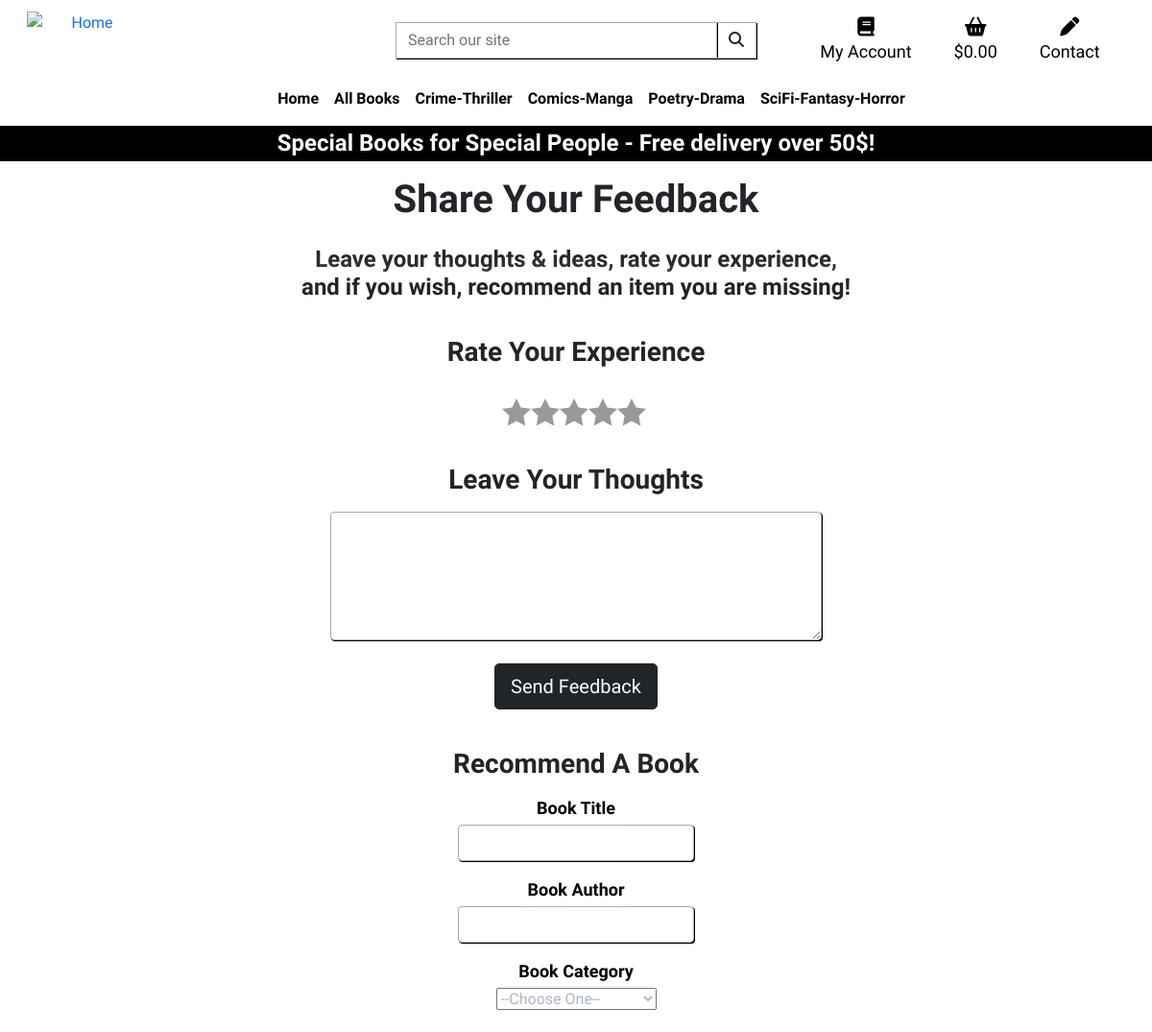
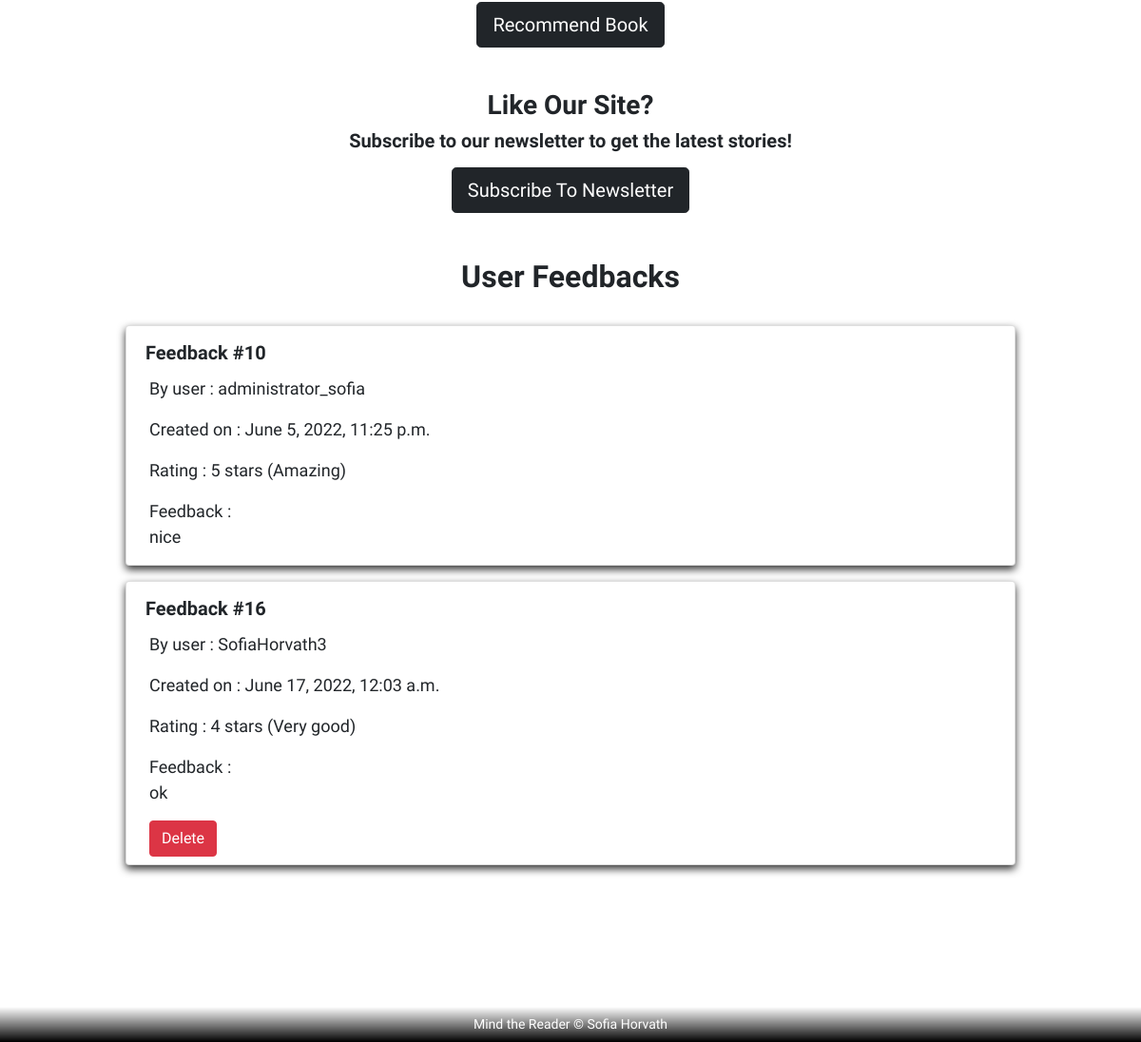
Screenshot of /feedback/ (signed in) with the database file from the repository (2 pictures, top to bottom).
### feedback/models.py (models this page shows)
class Feedback(models.Model):
    rating_point = models.IntegerField(null=True, blank=True)
    rating_description = models.CharField(max_length=255, blank=True, null=True)
    content = models.TextField(max_length=355, blank=True, null=True)
    created = models.DateTimeField(auto_now_add=True, blank=True, null=True)
    user = models.ForeignKey(settings.AUTH_USER_MODEL, on_delete=models.CASCADE, blank=True, null=True)

### feedback/views.py (the view, shortened to what this page needs)
# urls.py: path('', views.feedback, name='feedback'),
def feedback(request):
    context = {}
    context['feedbacks'] = Feedback.objects.all()
    if request.method == "POST" and request.POST.get('feedback-to-delete'):
        feedback = Feedback.objects.filter(id=request.POST['feedback-to-delete']).first()
        feedback.delete()
        messages.success(request, 'Feedback was deleted.')
        return render(request, 'feedback/feedback.html', context=context)
    return render(request, 'feedback/feedback.html', context=context)

### shopping_bag/contexts.py (called while the page is built, shortened)
def my_bag_contents(request):
    bag_items = []
    total = 0
    product_count = 0
    bag = request.session.get('bag', {})
    if total < settings.FREE_DELIVERY_THRESHOLD:
        delivery = total * Decimal(settings.STANDARD_DELIVERY_PERCENTAGE / 100)
        free_delivery_delta = settings.FREE_DELIVERY_THRESHOLD - total
    else:
        delivery = 0
        free_delivery_delta = 0
    grand_total = delivery + total
    context = {
        'bag_items': bag_items,
        'total': total,
        'product_count': product_count,
        'delivery': delivery,
        'free_delivery_delta': free_delivery_delta,
        'free_delivery_threshold': settings.FREE_DELIVERY_THRESHOLD,
        'grand_total': grand_total,
    }
    return context

### feedback/templates/feedback/feedback.html (shortened to what this page needs)
{% extends 'base.html' %}
{% block content %}
<div class="container main-container">
    {% if request.user.is_authenticated %}
    <article>
        <header>
            <div class="row page-title mb-3">
                <div class="col">
                    <h1 class="text-dark bold text-center mt-4">Share Your Feedback</h1>
                </div>
            </div>
            <div class="row mt-2 mb-4">
                <h4 class="text-center white-shadow site-intro">
                    Leave your thoughts & ideas, rate your experience,
                    <br>and if you wish, recommend an item you are missing!
                </h4>
            </div>
        </header>
        <section class="row">
            <div class="center-container">
                <form method="POST">
                    <h3 class="text-dark bold white-shadow mt-1 mb-3">Rate Your Experience</h3>
                    <div class="center-container" id="ratings-div">
                        <fieldset id="ratings" name="ratings" class="center-container starability-fade">
                            <label for="rate1" title="Terrible">1 star</label>
                            <label for="rate2" title="Not good">2 stars</label>
                            <label for="rate3" title="Average">3 stars</label>
                            <label for="rate4" title="Very good">4 stars</label>
                            <label for="rate5" title="Amazing">5 stars</label>
                        </fieldset>
                    </div>
                    <div class="center-container mt-4">
                        <div class="row">
                            <h3 class="text-dark bold white-shadow mb-3">Leave Your Thoughts</h3>
                            <textarea id="feedback" name="feedback" rows="5" class="form-control"></textarea>
                        </div>
                    </div>
                    <br>
                    <div class="text-center">
                        <input type="submit" value="Send Feedback" class="btn btn-lg btn-dark text-center"/>
                    </div>
                </form>
            </div>
        </section>
        <br>
        <section class="row mt-3 mb-4">
            <h3 class="text-center text-dark bold white-shadow mb-3">Recommend A Book</h3>
            <div class="center-container">
                <form method="POST">
                    <div class="form-group mb-3">
                        <label class="mb-1 white-shadow bold" for="book_title">Book Title</label>
                        <input type="text" class="form-control"
                               id="book_title" name="book_title" required/>
                    </div>
                    <div class="form-group mb-3">
                        <label class="mb-1 white-shadow bold" for="book_author">Book Author</label>
                        <input type="text" class="form-control"
                               id="book_author" name="book_author" required/>
                    </div>
                    <div class="form-group mb-4">
                        <label class="mb-1 white-shadow bold" for="book_category">Book Category</label>
                        <br>
                        <select class="picklists" name="book_category" id="book_category" required>
                          <option label="--Choose One--"></option>
                          <option value="Crime-Thriller">Crime-Thriller</option>
                        </select>
                    </div>
                    <div class="form-group mb-3">
                        <input type="submit" value="Recommend Book"
                               class="btn btn-lg btn-dark"/>
                    </div>
                </form>
            </div>
        </section>
        <section class="row text-center mb-4">
            <h3 class="text-dark bold white-shadow mt-1">Like Our Site?</h3>
            <h5 class="text-dark bold mb-3">Subscribe to our newsletter to get the latest stories!</h5>
            <div class="row mb-3">
                <div class="center-container">
                    <a href="{% url 'subscribe' %}" class="btn btn-lg btn-dark">
                        Subscribe To Newsletter
                    </a>
                </div>
            </div>
        </section>
        <section class="row">
            <header class="row mt-2 mb-3">
                <h2 class="text-center text-dark white-shadow bold mb-3">User Feedbacks</h2>
            </header>
            <br>
            {% for f in feedbacks %}
                <div class="card card-shadow card-blog mb-3">
                    <article class="row">
                        <header class="ms-2">
                            <h5 class="mt-3 feedback-post-title"><strong>Feedback #{{f.id}}</strong></h5>
                        </header>
                        <section>
                            <p class="mt-1">By user : {{f.user}}</p>
                            <p>Created on : {{f.created}}</p>
                            <p>Rating : {{f.rating_point}} stars ({{f.rating_description}})</p>
                            <p>Feedback :<br>{{f.content|default:"N/A"}}</p>
                        </section>
                    </article>
                    {% if request.user == f.user or request.user.is_superuser %}
                        <form method="POST">
                            <div class="row mb-2">
                                <div class="col-12">
                                    <input type="submit" value="Delete" class="btn btn-md btn-danger">
                                </div>
                            </div>
                        </form>
                    {% endif %}
                </div>
            {% endfor %}
        </section>
    </article>
    {% endif %}
</div>
{% endblock content %}

### static/css/style.css (style rules this page uses)
:root { --darkgray: rgba(33,37,41); --hover-shadow: 0 0 10px black; --card-shadow: 0 4px 8px 0 rgba(0, 0, 0, 0.9); --black-text-border: -1px 0 black, 0 1.2px black, 1.2px 0 black, 0 -1px black; --strong-text-shadow: 3px 3px 4px black, 0 0 35px black, 0 0 20px black; --strong-text-shadow-white: 3px 3px 4px white, 0 0 35px white, 0 0 20px white; --facebook: #0b5ed7; --twitter: #31d2f2; --email: #777777; --whatsapp: #25d366; }
* { box-sizing: border-box; font-family: 'Philosopher', sans-serif; }
body { margin: 100px 0 170px 0 !important; flex-wrap: wrap; clear: both; }
.background { background-size: cover; background-position: center center; background-attachment: fixed; background-repeat: no-repeat; background-image: url('background.png'); }
header, main { padding: 0 !important; margin: 0 !important; }
a { text-decoration:none !important; cursor: pointer !important; }
.bold, h1,h2,h3,h4,h5 { font-weight: bold !important; }
.row { margin-right: 0 !important; margin-left: 0 !important; padding-right: 0 !important; padding-left: 0 !important; }
hr, label, .page-title { color: black; }
p, label { font-size:18px; }
.white-shadow { text-shadow: var(--strong-text-shadow-white); }
.form-control { border: 1px solid darkgray !important; box-shadow: 1px 1px black !important; }
.center-container { margin: auto; display: flex; width: auto; align-items: center; text-align: center; }
.main-container { margin-top: 10rem !important; }
.card-shadow { box-shadow: 0 4px 8px 0 rgba(0, 0, 0, 0.8); }
select, select option { color: #000000; }
select:invalid, select option[value=""] { color: #aab7c4 !important; }
#ratings-div { background-color: rgba(255,255,255,0.8); border-radius: 5px; }
#ratings { padding: 0.9rem 0.5rem 0 0.5rem; }
.starability-fade { display: block; position: relative; width: 170px; min-height: 60px; padding: 0; border: none; will-change: contents; }
.starability-fade > input:checked ~ label, .starability-fade > input:focus ~ label { background-position: 0 0; }
.starability-fade > label { position: relative; display: inline-block; float: left; width: 30px; height: 30px; font-size: 0.5em; color: transparent; cursor: pointer; background-repeat: no-repeat; background-position: 0 -30px; }
.starability-fade > label::before { content: ''; position: absolute; display: block; height: 30px; background-position: 0 30px; pointer-events: none; opacity: 0; }
.starability-fade > label:nth-of-type(5)::before { width: 120px; left: -120px; }
.starability-fade > label:nth-of-type(4)::before { width: 90px; left: -90px; }
.starability-fade > label:nth-of-type(3)::before { width: 60px; left: -60px; }
.starability-fade > label:nth-of-type(2)::before { width: 30px; left: -30px; }
.starability-fade > label:nth-of-type(1)::before { width: 0px; left: 0px; }
.starability-fade > label::after { content: ' '; position: absolute; opacity: 0; width: 30px; height: 30px; background-repeat: no-repeat; background-position: 0 -30px; bottom: 30px; left: 0; }
@media only screen and (min-width: 1200px) { .container { max-width: 80%; } }

### rows the page displays
Feedback: id "10", user "administrator_sofia", created "June 5, 2022, 11:25 p.m.", rating_point "5", rating_description "Amazing", content "nice"
Feedback: id "16", user "SofiaHorvath3", created "June 17, 2022, 12:03 a.m.", rating_point "4", rating_description "Very good", content "ok"
